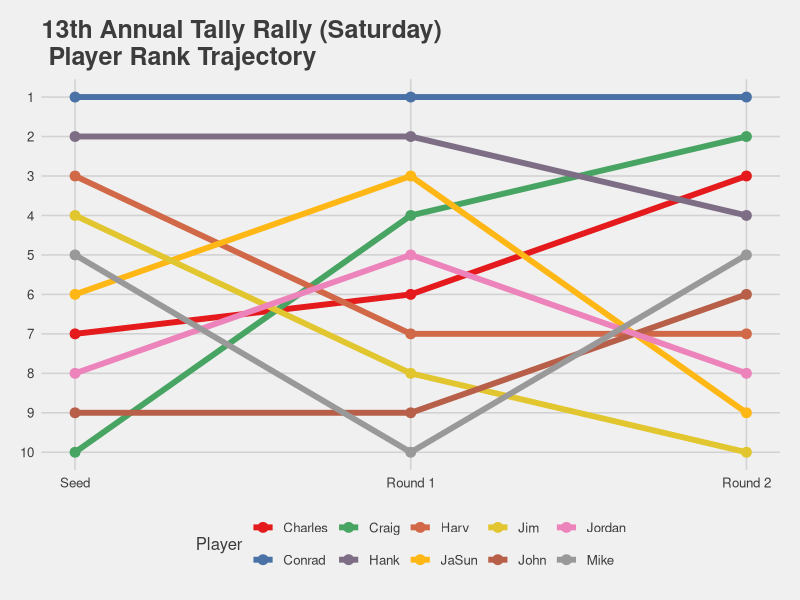
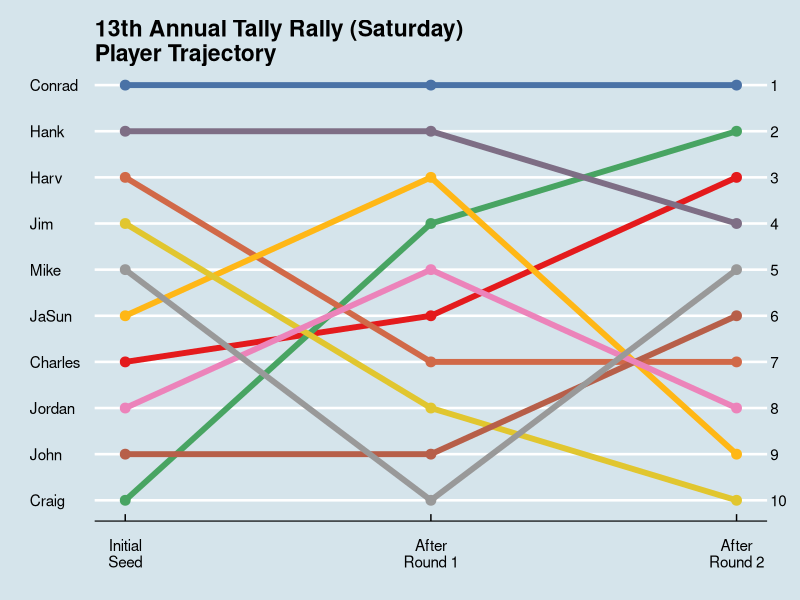
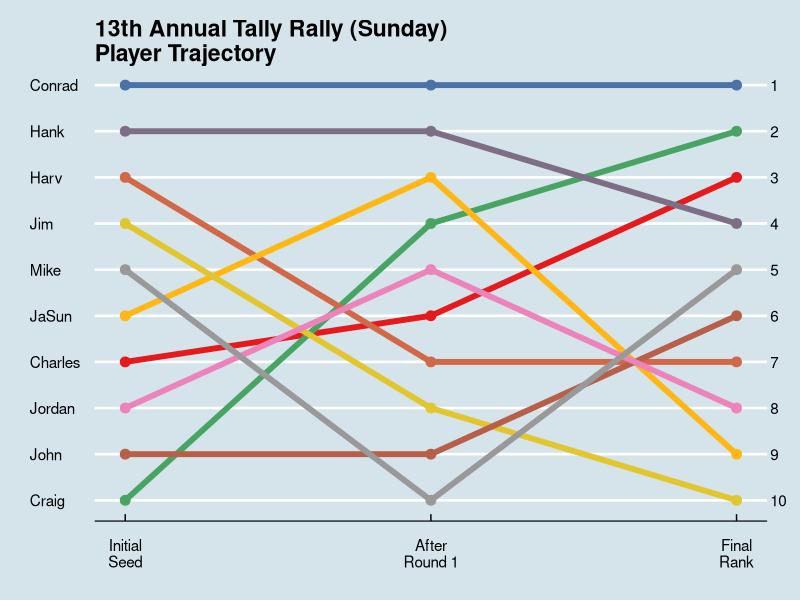
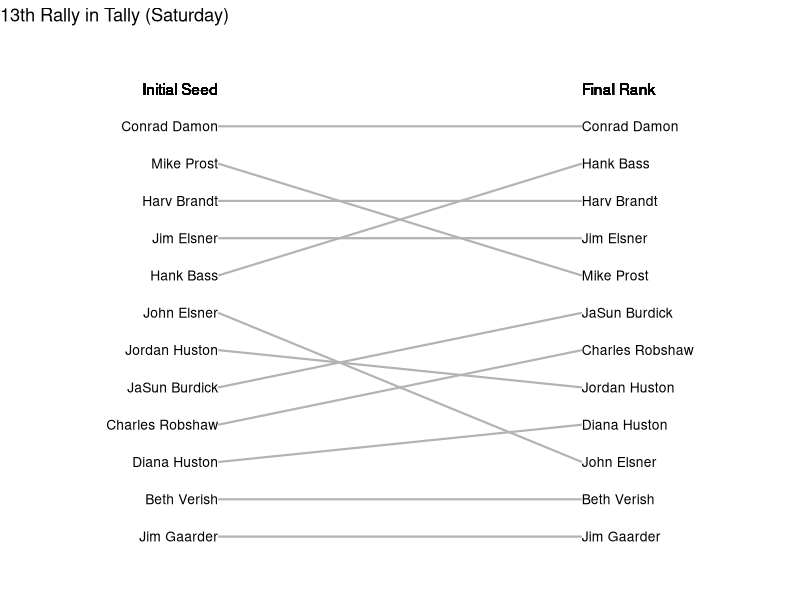
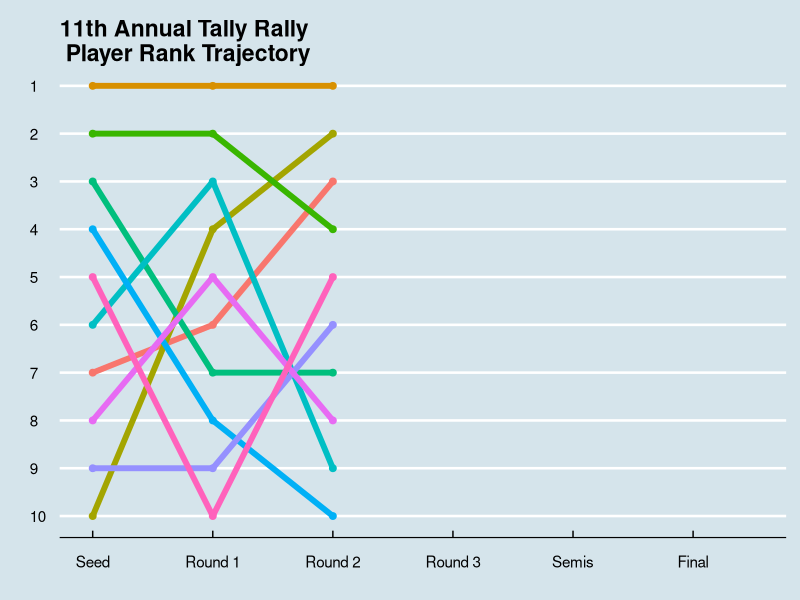

R code for these plots, in order:
## ---- chunk 1
# 2016
nP = 19
Round = 0:5
Conrad = c(1, 1, 1, 1, 2, 2)
Scott = c(2, 7, 6, 4, 1, 1)
Jim = c(3, 3, 3, 6, 5, 6)
Dave = c(4, 12, 7, 7, 10, 12)
Mike = c(5, 4, 10, 10, 7, 5)
Jack = c(6, 6, 12, 12, 14, 19)
Hank = c(7, 10, 4, 3, 6, 6)
Cade = c(8, 8, 2, 2, 3, 4)
Randy = c(9, 9, 9, 5, 4, 3)
Arthur = c(10, 2, 11, 11, 9, 9)
John = c(11, 11, 8, 8, 8, 8)
Peter = c(12, 19, 18, 14, 15, 16)
Beth = c(13, 5, 5, 9, 11, 11)
Richard = c(14, 18, 19, 19, 17, 14)
JaSun = c(15, 17, 16, 15, 13, 13)
Tom = c(16, 16, 17, 18, 16, 17)
Stephanie = c(17, 15, 15, 16, 18, 18)
Charles = c(18, 14, 14, 17, 19, 15)
Jordan = c(19, 13, 13, 13, 12, 10)

# 2017
nP = 17
Round = 0:5
Mike = c(6, 4, 7, 6, 3, 1)
Conrad = c(1, 1, 1, 1, 2, 2)
Arthur = c(10, 6, 8, 4, 4, 2)
Jim = c(2, 2, 2, 2, 2, 4)
Randy = c(5, 10, 3, 3, 5, 5)
Hank = c(9, 5, 4, 7, 7, 6)
Sam = c(3, 9, 5, 5, 6, 7)
Peter = c(12, 14, 14, 9, 8, 8)
Jack = c(7, 11, 9, 11, 11, 9)
John = c(11, 13, 13, 10, 9, 10)
Cade = c(8, 12, 6, 8, 10, 11)
Richard = c(14, 8, 12, 13, 12, 12)
Tom = c(15, 15, 17, 14, 13, 13)
Charles = c(13, 7, 11, 15, 15, 14)
Diana = c(16, 17, 17, 17, 16, 15)
Dave = c(4, 3, 10, 12, NA, 16)
Larry = c(17, 16, 16, 16, NA, 17)

# 2018
nP = 26
Round = 0:8
Conrad =  c(1, 1, 1, 1, 1, 2, 1, 1, 1)
Mike =    c(5, 2, 2, 2, 2, 1, 8, 5, 2)
RickL =   c(2, 5, 7, 6, 4, 3, 3, 3, 3)
Sam =     c(6, 6, 6, 13, 11, 6, 4, 4, 4)
Jim =     c(3, 16, 25, 20, 9, 8, 2, 2, 5)
Harvy =  c(4, 3, 5, 5, 3, 4, 6, 6, 6)
Cade =    c(7, 7, 3, 10, 8, 5, 5, 7, 7)
Hank =    c(9, 9, 9, 9, 7, 7, 7, 8, 8)
Scott =   c(8, 8, 4, 4, 10, 10, 9, 9, 9)
JaSun =   c(14, 14, 21, 19, 12, 12, 10, 10, 10)
Richard = c(15, 4, 8, 8, 6, 11, 11, 11, 11)
Thomas =  c(11, 11, 11, 3, 5, 9, 12, 12, 12)
Peter =   c(12, 12, 15, 14, 16, 13, 13, 13, 13)
Jordan =  c(13, 13, 23, 17, 15, 14, 14, 14, 14)
Jens =    c(19, 19, 16, 15, 19, 16, 15, 15, 15)
Jeff =    c(18, 25, 19, 18, 20, 17, 16, 16, 16)
Geoff =   c(26, 26, 26, 24, 21, 18, 17, 17, 17)
RickW =   c(25, 18, 17, 16, 18, 15, 18, 18, 18)
Rob =     c(17, 17, 10, 11, 17, 17, NA, NA, 19)
John =    c(10, 21, 13, 12, 14, NA, NA, NA, 20)
Mark =    c(16, 15, 12, 12, NA, NA, NA, NA, 21)
Craig =   c(21, 10, 24, 24, NA, NA, NA, NA, 22)
Didi =    c(20, 23, 14, 7, 9, NA, NA, NA, NA)
Juliana = c(22, 22, 20, 23, 22, NA, NA, NA, NA)
Beth =    c(23, 20, 22, 21, 21, NA, NA, NA, NA)
Lori =    c(24, 24, 18, 22, 24, NA, NA, NA, NA)

Wide = data.frame(Round, Conrad, Mike, RickL, Sam, Jim, Harvy, Cade, Hank, Scott,
                  JaSun, Richard, Thomas, Peter, Jordan, Jens, Jeff, Geoff, RickW, 
                  Rob, John, Mark, Craig, Didi, Juliana, Beth, Lori)


# 2019 Saturday
nP <- 12
Round <- 0:4

Conrad <-  c(1, 1, 1, 1, 1)
Mike <-    c(2, 2, 2, 2, 5)
Harv <-    c(3, 4, 4, 5, 3)
JimE <-    c(4, 3, 3, 3, 4)
Hank <-    c(5, 8, 6, 4, 2)
John <-    c(6, 6, 8, 7, 10)
Jordan <-  c(7, 7, 7, 8, 8)
JaSun <-   c(8, 5, 9, 9, 6)
Charles <- c(9, 9, 5, 6, 7)
Didi <-    c(10, 10, 10, 10, 9)
Beth <-    c(11, 11, 11, 11, NA)
JimG <-    c(12, 12, 12, 12, NA)

Wide <- data.frame(Round, Conrad, Mike, Harv, JimE, Hank, John, Jordan, JaSun, Charles, Didi, Beth, JimG)

# 2019 Sunday

nP <- 10
Round <- 0:2

Conrad <-  c(1, 1, 1)
Hank <- c(2, 2, 4)
Harv <- c(3, 7, 7)
Jim <- c(4, 8, 10)
Mike <- c(5, 10, 5)
JaSun <- c(6, 3, 9)
Charles <- c(7, 6, 3)
Jordan <- c(8, 5, 8)
John <- c(9, 9, 6)
Craig <- c(10, 4, 2)

Wide <- data.frame(Round, Conrad, Hank, Harv, Jim, Mike, JaSun, Charles, Jordan, John, Craig)

## ---- chunk 2
library("tidyr")
library("ggplot2")
library("ggthemes")
Long <- gather(Wide, Player, Rank, 2:(nP + 1))

library("RColorBrewer")
getPalette <- colorRampPalette(brewer.pal(9, "Set1"))

ggplot(Long, aes(x = Round, y = Rank, color = Player)) +
  geom_line(size = 2) +
  geom_point(size = 3) +
  xlab("") +
  scale_x_continuous(breaks = 0:4, labels = c("Seed", "Round 1", "Round 2", "Round 3", "Final")) +
  scale_y_reverse(breaks = 1:nP) +
  ylab("Rank") +
  theme_fivethirtyeight() +
  ggtitle("13th Annual Tally Rally (Saturday)\n Player Rank Trajectory") +
  scale_color_manual(values = getPalette(nP))

library(dplyr)
df <- Long %>% 
  filter(Round == 0) %>%
  arrange(Rank)

ggplot(Long, aes(x = Round, y = Rank, color = Player)) +
  geom_line(size = 2) +
  geom_point(size = 3) +
  xlab("") + ylab("") +
  scale_x_continuous(breaks = 0:4, 
                     labels = c("Initial\nSeed", "After\nRound 1", "After\nRound 2", "After\nRound 3", "Final\nRank")) +
  scale_y_reverse(breaks = 1:nP, labels = df$Player, sec.axis = sec_axis(~., breaks = 1:nP)) +
  theme_economist() +
  ggtitle("13th Annual Tally Rally (Saturday)\nPlayer Trajectory") +
  scale_color_manual(values = getPalette(nP), guide = FALSE)

ggplot(Long, aes(x = Round, y = Rank, color = Player)) +
  geom_line(size = 2) +
  geom_point(size = 3) +
  xlab("") + ylab("") +
  scale_x_continuous(breaks = 0:2, 
                     labels = c("Initial\nSeed", "After\nRound 1", "Final\nRank")) +
  scale_y_reverse(breaks = 1:nP, labels = df$Player, sec.axis = sec_axis(~., breaks = 1:nP)) +
  theme_economist() +
  ggtitle("13th Annual Tally Rally (Sunday)\nPlayer Trajectory") +
  scale_color_manual(values = getPalette(nP), guide = FALSE)
## ---- chunk 3
initial <- 1:12
final <- c(1, 5, 3, 4, 2, 10, 8, 6, 7, 9, 11, 12)

initial <- 13 - initial
final <- 13 - final

player <- c("Conrad Damon", "Mike Prost",  "Harv Brandt", "Jim Elsner",
            "Hank Bass", "John Elsner", "Jordan Huston", "JaSun Burdick", "Charles Robshaw",
            "Diana Huston", "Beth Verish", "Jim Gaarder")
df <- data.frame(initial, final, player)

li <- df$player
lf <- df$player

ggplot(df) + 
  geom_segment(aes(x = 0, xend = 1, 
                   y = initial, yend = final),
               size = .75, col = 'gray70') +
  scale_y_continuous(limits = c(0, 14)) +
  geom_text(label = "Initial Seed", x = 0, y = 13, hjust = 'right') +
  geom_text(label = "Final Rank", x = 1, y = 13, hjust = 'left') +
  geom_text(label = li, y = df$initial, x = rep.int(0, 12), hjust = 'right', size = 3.5) +
  geom_text(label = lf, y = df$final, x = rep.int(1, 12), hjust = 'left', size = 3.5) +
  xlim((0 - .5), (1 + .5)) +
  ggtitle("13th Rally in Tally (Saturday)") +
  theme_void() 

## ---- chunk 4
library("ggrepel")
ggplot(Long, aes(x = Round, y = Rank, color = Player)) +
  geom_line(size = 2) +
  geom_point(size = 2) +
  xlab("") + ylab("") +
  scale_x_continuous(breaks = 0:5, labels = c("Seed", "Round 1", "Round 2", "Round 3", "Semis", "Final")) +
  scale_y_reverse(breaks = 1:17, labels = 1:17) +
  theme_economist() +
  ggtitle("11th Annual Tally Rally\n Player Rank Trajectory") +
 # scale_color_manual(values = getPalette(nP), guide = FALSE) +
  geom_label_repel(data = Long[Long$Round == 5, ],
                     aes(label = Player, fill = Player),
                     nudge_x = 0.5, size=3, color='white',
                     force=1.5, segment.color='#bbbbbb', show.legend = FALSE) +
    theme(strip.text = element_blank(), # Hide facet text
          legend.position = 'none', # Hide legend
          panel.grid.minor = element_blank(),
          panel.grid.major.x = element_blank())  +
    expand_limits(x = 5.5) 
